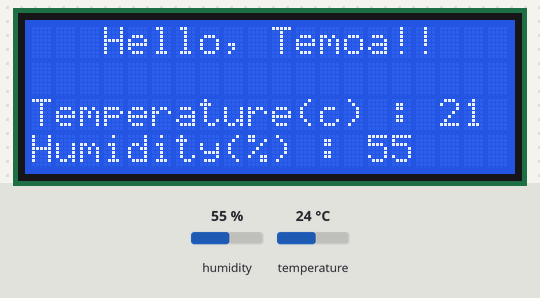
This sketch was run on a simulated Arduino Uno, built with avr-gcc and run on an emulated ATmega328P. On the bench: 20×4 character LCD. The test bench sets the inputs (shaded band); at power-on: humidity 55 %, temperature 24 °C.

Above: at 2.2 s.
2.3 s: humidity set to 22 %
At 3.9 s:
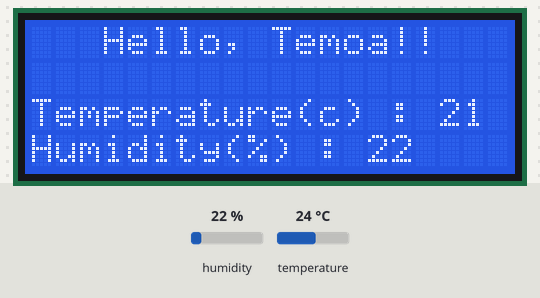
5.0 s: temperature set to 12 °C
7.7 s: humidity set to 40 %
At 9.9 s:
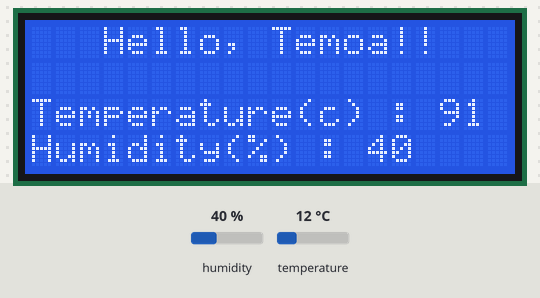
10.6 s: temperature set to 19 °C
At 12.3 s:
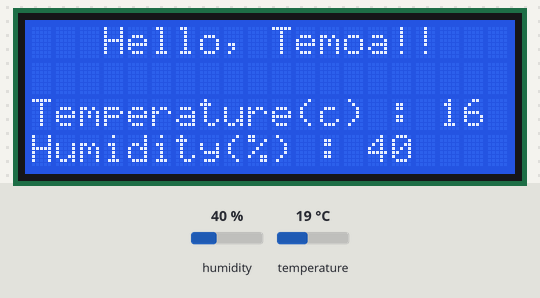
Timing chart, 0 to 13.8 s (numbered marks = the images above; inputs shaded):
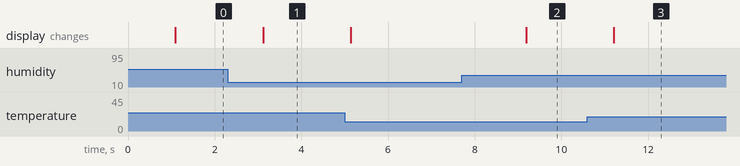

The sketch:

example.ino
```cpp
// include the library code:
#include <LiquidCrystal.h>
#include <dht11.h>

// initialize the library with the numbers of the interface pins
LiquidCrystal lcd(12, 11, 5, 4, 3, 2);

// set up DHT11
dht11 DHT11;
#define DHT11_PIN 7

int temp = 0;
int hum = 0;

void setup() {
  // set up the LCD's number of columns and rows:
  // 2004A have 20 columms and 4 rosw
  lcd.begin(20, 4);

  lcd.setCursor(3, 0);
  lcd.print("Hello, Temoa!!");
  lcd.setCursor(0, 2);
  lcd.print("Temperature(c) : ");
  lcd.setCursor(0, 3);
  lcd.print("Humidity(%) :");
  delay(1000);
}

void loop() {
  // get temperature and humidity from DHT11
  if (DHT11.read(DHT11_PIN) == DHTLIB_OK) {
    temp = DHT11.temperature - 3;
    hum = DHT11.humidity;
  }
  // show temperature and humidity into lcd
  lcd.setCursor(17, 2);
  lcd.print(temp);
  lcd.setCursor(14, 3);
  lcd.print(hum);

  delay(2000);
}
```

Measured:
- after the input at 2.3 s, the display: changes after 0.82 s (image 1)
- after the input at 7.7 s, the display: changes after 1.5 s (image 2)
- after the input at 10.6 s, the display: changes after 0.61 s (image 3)
